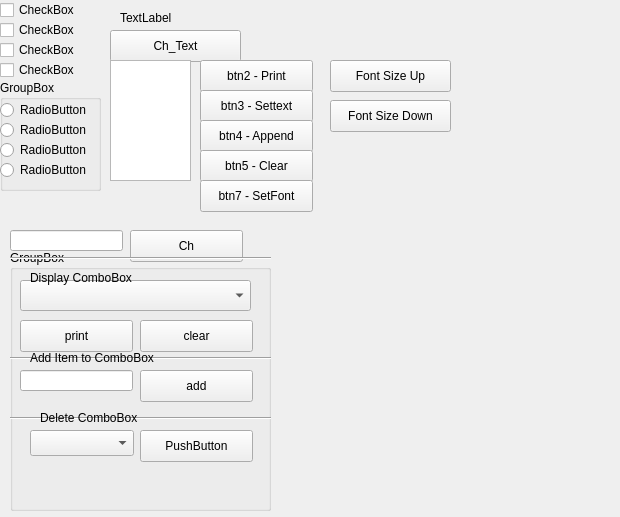
<?xml version="1.0" encoding="UTF-8"?>
<ui version="4.0">
 <class>Form</class>
 <widget class="QWidget" name="Form">
  <property name="geometry">
   <rect>
    <x>0</x>
    <y>0</y>
    <width>620</width>
    <height>517</height>
   </rect>
  </property>
  <property name="windowTitle">
   <string>Form</string>
  </property>
  <widget class="QGroupBox" name="groupBox">
   <property name="geometry">
    <rect>
     <x>0</x>
     <y>80</y>
     <width>101</width>
     <height>111</height>
    </rect>
   </property>
   <property name="title">
    <string>GroupBox</string>
   </property>
   <widget class="QRadioButton" name="rdo1">
    <property name="geometry">
     <rect>
      <x>0</x>
      <y>20</y>
      <width>100</width>
      <height>20</height>
     </rect>
    </property>
    <property name="text">
     <string>RadioButton</string>
    </property>
   </widget>
   <widget class="QRadioButton" name="rdo2">
    <property name="geometry">
     <rect>
      <x>0</x>
      <y>40</y>
      <width>100</width>
      <height>20</height>
     </rect>
    </property>
    <property name="text">
     <string>RadioButton</string>
    </property>
   </widget>
   <widget class="QRadioButton" name="rdo3">
    <property name="geometry">
     <rect>
      <x>0</x>
      <y>60</y>
      <width>100</width>
      <height>20</height>
     </rect>
    </property>
    <property name="text">
     <string>RadioButton</string>
    </property>
   </widget>
   <widget class="QRadioButton" name="rdo4">
    <property name="geometry">
     <rect>
      <x>0</x>
      <y>80</y>
      <width>100</width>
      <height>20</height>
     </rect>
    </property>
    <property name="text">
     <string>RadioButton</string>
    </property>
   </widget>
  </widget>
  <widget class="QCheckBox" name="chk1">
   <property name="geometry">
    <rect>
     <x>0</x>
     <y>0</y>
     <width>87</width>
     <height>20</height>
    </rect>
   </property>
   <property name="text">
    <string>CheckBox</string>
   </property>
  </widget>
  <widget class="QCheckBox" name="chk2">
   <property name="geometry">
    <rect>
     <x>0</x>
     <y>20</y>
     <width>87</width>
     <height>20</height>
    </rect>
   </property>
   <property name="text">
    <string>CheckBox</string>
   </property>
  </widget>
  <widget class="QCheckBox" name="chk3">
   <property name="geometry">
    <rect>
     <x>0</x>
     <y>40</y>
     <width>87</width>
     <height>20</height>
    </rect>
   </property>
   <property name="text">
    <string>CheckBox</string>
   </property>
  </widget>
  <widget class="QCheckBox" name="chk4">
   <property name="geometry">
    <rect>
     <x>0</x>
     <y>60</y>
     <width>87</width>
     <height>20</height>
    </rect>
   </property>
   <property name="text">
    <string>CheckBox</string>
   </property>
  </widget>
  <widget class="QLabel" name="lbl1">
   <property name="geometry">
    <rect>
     <x>120</x>
     <y>10</y>
     <width>111</width>
     <height>16</height>
    </rect>
   </property>
   <property name="text">
    <string>TextLabel</string>
   </property>
  </widget>
  <widget class="QPushButton" name="btn1">
   <property name="geometry">
    <rect>
     <x>110</x>
     <y>30</y>
     <width>131</width>
     <height>32</height>
    </rect>
   </property>
   <property name="text">
    <string>Ch_Text</string>
   </property>
  </widget>
  <widget class="QTextBrowser" name="textBrowser">
   <property name="geometry">
    <rect>
     <x>110</x>
     <y>60</y>
     <width>81</width>
     <height>121</height>
    </rect>
   </property>
  </widget>
  <widget class="QPushButton" name="btn2">
   <property name="geometry">
    <rect>
     <x>200</x>
     <y>60</y>
     <width>113</width>
     <height>32</height>
    </rect>
   </property>
   <property name="text">
    <string>btn2 - Print</string>
   </property>
  </widget>
  <widget class="QPushButton" name="btn3">
   <property name="geometry">
    <rect>
     <x>200</x>
     <y>90</y>
     <width>113</width>
     <height>32</height>
    </rect>
   </property>
   <property name="text">
    <string>btn3 - Settext</string>
   </property>
  </widget>
  <widget class="QPushButton" name="btn4">
   <property name="geometry">
    <rect>
     <x>200</x>
     <y>120</y>
     <width>113</width>
     <height>32</height>
    </rect>
   </property>
   <property name="text">
    <string>btn4 - Append</string>
   </property>
  </widget>
  <widget class="QPushButton" name="btn5">
   <property name="geometry">
    <rect>
     <x>200</x>
     <y>150</y>
     <width>113</width>
     <height>32</height>
    </rect>
   </property>
   <property name="text">
    <string>btn5 - Clear</string>
   </property>
  </widget>
  <widget class="QLineEdit" name="le">
   <property name="geometry">
    <rect>
     <x>10</x>
     <y>230</y>
     <width>113</width>
     <height>21</height>
    </rect>
   </property>
  </widget>
  <widget class="QLabel" name="lbl2">
   <property name="geometry">
    <rect>
     <x>30</x>
     <y>210</y>
     <width>60</width>
     <height>16</height>
    </rect>
   </property>
   <property name="text">
    <string/>
   </property>
  </widget>
  <widget class="QPushButton" name="btn6">
   <property name="geometry">
    <rect>
     <x>130</x>
     <y>230</y>
     <width>113</width>
     <height>32</height>
    </rect>
   </property>
   <property name="text">
    <string>Ch</string>
   </property>
  </widget>
  <widget class="QPushButton" name="btn7">
   <property name="geometry">
    <rect>
     <x>200</x>
     <y>180</y>
     <width>113</width>
     <height>32</height>
    </rect>
   </property>
   <property name="text">
    <string>btn7 - SetFont</string>
   </property>
  </widget>
  <widget class="QPushButton" name="btn8">
   <property name="geometry">
    <rect>
     <x>330</x>
     <y>60</y>
     <width>121</width>
     <height>32</height>
    </rect>
   </property>
   <property name="text">
    <string>Font Size Up</string>
   </property>
  </widget>
  <widget class="QPushButton" name="btn9">
   <property name="geometry">
    <rect>
     <x>330</x>
     <y>100</y>
     <width>121</width>
     <height>32</height>
    </rect>
   </property>
   <property name="text">
    <string>Font Size Down</string>
   </property>
  </widget>
  <widget class="QGroupBox" name="groupBox_2">
   <property name="geometry">
    <rect>
     <x>10</x>
     <y>250</y>
     <width>261</width>
     <height>261</height>
    </rect>
   </property>
   <property name="title">
    <string>GroupBox</string>
   </property>
   <widget class="QComboBox" name="combo1">
    <property name="geometry">
     <rect>
      <x>10</x>
      <y>30</y>
      <width>231</width>
      <height>31</height>
     </rect>
    </property>
   </widget>
   <widget class="QPushButton" name="btn_print">
    <property name="geometry">
     <rect>
      <x>10</x>
      <y>70</y>
      <width>113</width>
      <height>32</height>
     </rect>
    </property>
    <property name="text">
     <string>print</string>
    </property>
   </widget>
   <widget class="QPushButton" name="btn_clear">
    <property name="geometry">
     <rect>
      <x>130</x>
      <y>70</y>
      <width>113</width>
      <height>32</height>
     </rect>
    </property>
    <property name="text">
     <string>clear</string>
    </property>
   </widget>
   <widget class="Line" name="line">
    <property name="geometry">
     <rect>
      <x>0</x>
      <y>100</y>
      <width>281</width>
      <height>16</height>
     </rect>
    </property>
    <property name="orientation">
     <enum>Qt::Horizontal</enum>
    </property>
   </widget>
   <widget class="QLineEdit" name="le01">
    <property name="geometry">
     <rect>
      <x>10</x>
      <y>120</y>
      <width>113</width>
      <height>21</height>
     </rect>
    </property>
   </widget>
   <widget class="QPushButton" name="btn_add">
    <property name="geometry">
     <rect>
      <x>130</x>
      <y>120</y>
      <width>113</width>
      <height>32</height>
     </rect>
    </property>
    <property name="text">
     <string>add</string>
    </property>
   </widget>
   <widget class="QPushButton" name="btn_delete">
    <property name="geometry">
     <rect>
      <x>130</x>
      <y>180</y>
      <width>113</width>
      <height>32</height>
     </rect>
    </property>
    <property name="text">
     <string>PushButton</string>
    </property>
   </widget>
   <widget class="QComboBox" name="combo2">
    <property name="geometry">
     <rect>
      <x>20</x>
      <y>180</y>
      <width>104</width>
      <height>26</height>
     </rect>
    </property>
   </widget>
   <widget class="Line" name="line_2">
    <property name="geometry">
     <rect>
      <x>0</x>
      <y>160</y>
      <width>281</width>
      <height>16</height>
     </rect>
    </property>
    <property name="orientation">
     <enum>Qt::Horizontal</enum>
    </property>
   </widget>
   <widget class="Line" name="line_3">
    <property name="geometry">
     <rect>
      <x>0</x>
      <y>0</y>
      <width>281</width>
      <height>16</height>
     </rect>
    </property>
    <property name="orientation">
     <enum>Qt::Horizontal</enum>
    </property>
   </widget>
   <widget class="QLabel" name="lbl_display">
    <property name="geometry">
     <rect>
      <x>20</x>
      <y>20</y>
      <width>141</width>
      <height>16</height>
     </rect>
    </property>
    <property name="text">
     <string>Display ComboBox</string>
    </property>
   </widget>
   <widget class="QLabel" name="lbl_add">
    <property name="geometry">
     <rect>
      <x>20</x>
      <y>100</y>
      <width>171</width>
      <height>16</height>
     </rect>
    </property>
    <property name="text">
     <string>Add Item to ComboBox</string>
    </property>
   </widget>
   <widget class="QLabel" name="lbl_detele">
    <property name="geometry">
     <rect>
      <x>30</x>
      <y>160</y>
      <width>141</width>
      <height>16</height>
     </rect>
    </property>
    <property name="text">
     <string>Delete ComboBox</string>
    </property>
   </widget>
  </widget>
 </widget>
 <resources/>
 <connections/>
</ui>
